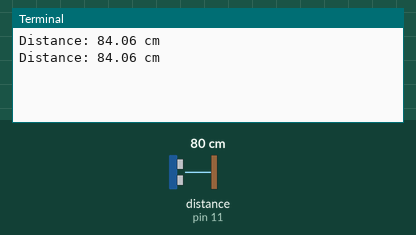
This program was run on a simulated Raspberry Pi (header pin numbers). On the bench: the last lines printed to the terminal. The inputs (shaded band) are chosen by the test bench; at power-on: distance to the obstacle (sensor on pin 11) 80 cm. The echo pulse lasts 58.3 µs per cm; the clock reads 2024-03-15 10:24:30 at power-on unless the program sets it.

Above: at 3.2 s.
3.3 s: distance to the obstacle (sensor on pin 11) set to 2 cm
At 4.5 s:
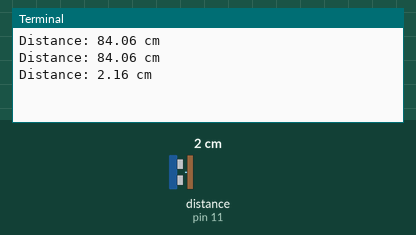
4.8 s: distance to the obstacle (sensor on pin 11) set to 4 cm
At 5.8 s:
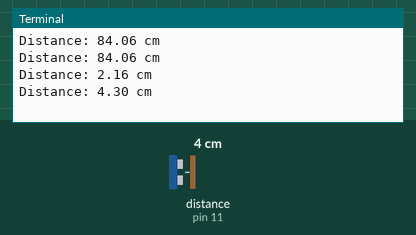
Timing chart, 0 to 7.8 s (numbered marks = the images above; inputs shaded):
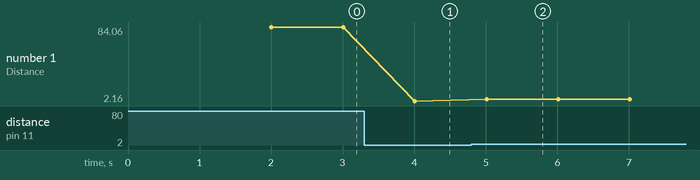

The program:

testSoincDistance.py
```python
import RPi.GPIO as GPIO
import time

# Set GPIO mode
GPIO.setmode(GPIO.BOARD)

# Define GPIO pins
trigger_pin = 7  # GPIO pin connected to the HC-SR04 trigger pin
echo_pin = 11     # GPIO pin connected to the HC-SR04 echo pin

# Set up GPIO pins
GPIO.setup(trigger_pin, GPIO.OUT)
GPIO.setup(echo_pin, GPIO.IN)

GPIO.output(trigger_pin, GPIO.LOW)
time.sleep(2)

def measure_distance():
    # Send a trigger pulse
    GPIO.output(trigger_pin, GPIO.HIGH)
    time.sleep(0.00001)
    GPIO.output(trigger_pin, GPIO.LOW)

    # Wait for the echo pulse
    while GPIO.input(echo_pin) == 0:
        pulse_start = time.time()

    while GPIO.input(echo_pin) == 1:
        pulse_end = time.time()

    # Calculate distance
    pulse_duration = pulse_end - pulse_start
    speed_of_sound = 360  # meters per second
    distance = (pulse_duration * speed_of_sound) / 2

    return distance

# Main loop
try:
    while True:
        distance = measure_distance()
        print("Distance: {:.2f} cm".format(distance * 100))  # Convert to centimeters
        time.sleep(1)

except KeyboardInterrupt:
    pass

finally:
    GPIO.cleanup()
```

Measured:
- after the input at 3.3 s, the terminal: prints a new line after 0.71 s (image 1)
- after the input at 4.8 s, the terminal: prints a new line after 0.21 s (image 2)
- plotted number 1: 84.06 → 2.16 after the input at 3.3 s, 2.16 → 4.3 after the input at 4.8 s
